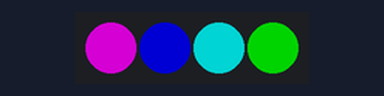
A sketch run on a simulated Arduino Uno, built with avr-gcc and run on an emulated ATmega328P. On the bench: 4 RGB LEDs in strip order, left to right. Dim RGB values are drawn brighter than linear.

Above: at 0.1 s.
At 0.7 s:
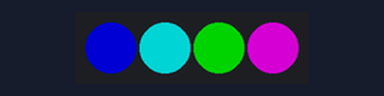
At 1.3 s:
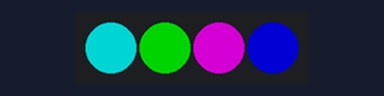
At 2.7 s:
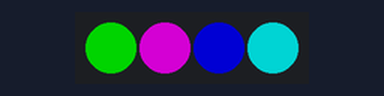
Timing chart, 0 to 3.0 s (numbered marks = the images above):
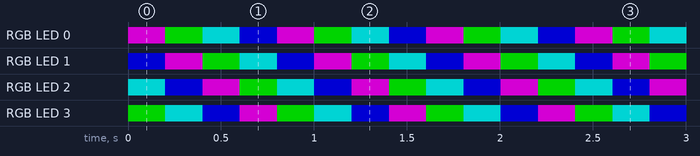

Measured:
- by itself, RGB LED 0: repeats every 0.80 s: RGB(0, 128, 0) 0.20 s, RGB(0, 128, 128) 0.20 s, RGB(0, 0, 128) 0.20 s, RGB(128, 0, 128) 0.20 s
- by itself, RGB LED 1: repeats every 0.80 s: RGB(128, 0, 128) 0.20 s, RGB(0, 128, 0) 0.20 s, RGB(0, 128, 128) 0.20 s, RGB(0, 0, 128) 0.20 s
- by itself, RGB LED 2: repeats every 0.80 s: RGB(0, 0, 128) 0.20 s, RGB(128, 0, 128) 0.20 s, RGB(0, 128, 0) 0.20 s, RGB(0, 128, 128) 0.20 s
- by itself, RGB LED 3: repeats every 0.80 s: RGB(0, 128, 128) 0.20 s, RGB(0, 0, 128) 0.20 s, RGB(128, 0, 128) 0.20 s, RGB(0, 128, 0) 0.20 s

The sketch:

sk6812_test_second.ino
```cpp
/*虹色ＬＥＤ制御
 *2021.05.09*/

#include <Adafruit_NeoPixel.h>

const int DIN_PIN = 10; // D10
const int LED_COUNT = 4; // Number of LEDs

Adafruit_NeoPixel pixels(LED_COUNT, DIN_PIN, NEO_GRB + NEO_KHZ800);

void setup() {
  pixels.begin();
}

uint32_t red = pixels.Color(128, 0, 0);
uint32_t orange = pixels.Color(128, 82, 0);
uint32_t yellow = pixels.Color(128, 128, 0);
uint32_t green = pixels.Color(0, 128, 0);
uint32_t cyan = pixels.Color(0, 128, 128);
uint32_t blue = pixels.Color(0, 0, 128);
uint32_t purple = pixels.Color(128, 0, 128);
uint32_t rainbow_color[] = {red, orange, yellow, green, cyan, blue, purple};
int rainbow_index[]={6, 5, 4, 3, 2, 1, 0,};

void loop() {
  for(int i = 0; i < LED_COUNT; i++){

    pixels.clear();
    for(int j=0; j<7; j++){
      rainbow_index[j] = i + 6 - j;
      if(rainbow_index[j] >= LED_COUNT)
rainbow_index[j] -= LED_COUNT;

     pixels.setPixelColor(rainbow_index[j], rainbow_color[j]);
    }
    pixels.show();
    delay(200);
 }
}
```
